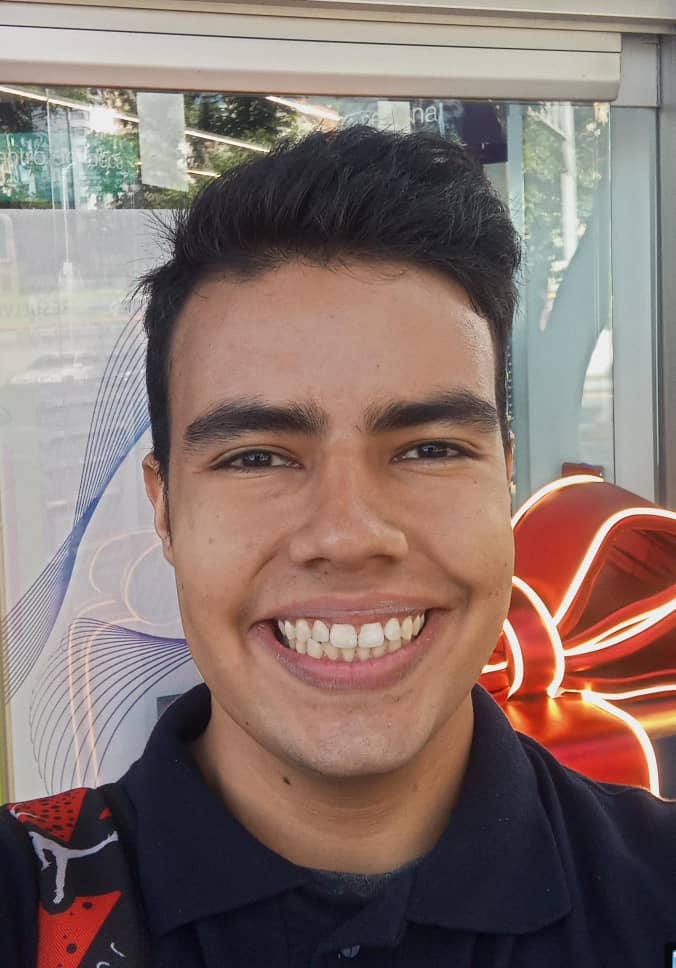
#> input picture Data/Carlos/WhatsApp Image 2025-11-10 at 21.13.08.jpeg, 676 x 968 px; its folder holds only this picture in this run
$ python entrenandoRF.py
#> lines starting #> are read from the running program, lines starting #| are printed output that depends on the picture
import cv2
import os
import numpy as np

# dataPath relativo al proyecto
dataPath = os.path.join(os.path.dirname(__file__), 'Data')
peopleList = os.listdir(dataPath)
print('Lista de personas: ', peopleList)
labels = []
facesData = []
label = 0

# tamaño objetivo (coincide con 150x150 usado en el script de captura)
target_size = (150, 150)

for nameDir in peopleList:
    personPath = os.path.join(dataPath, nameDir)
    print('Leyendo Imagenes de:', nameDir)

    for fileName in os.listdir(personPath):
        img_path = os.path.join(personPath, fileName)
        image = cv2.imread(img_path, 0)
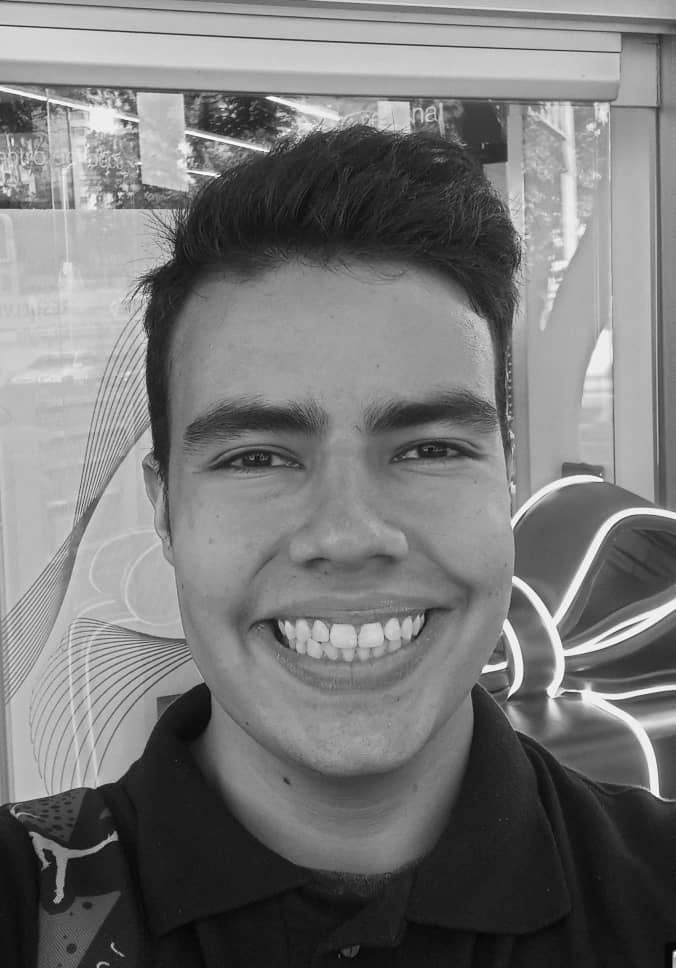
#> image: shape (968, 676); min 0, max 255, mean 119.6
        if image is None:
            print('WARNING: no se pudo leer:', img_path)
            continue

        # redimensionar si es necesario
        if image.shape != (target_size[1], target_size[0]):
            image = cv2.resize(image, target_size, interpolation=cv2.INTER_CUBIC)
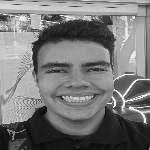
#> image: shape (150, 150); min 3, max 254, mean 119.6

        print('Rostro:', nameDir + '/' + fileName, '->', image.shape)
#| Rostro: Carlos/WhatsApp Image 2025-11-10 at 21.13.08.jpeg -> (150, 150)
        facesData.append(image)
        labels.append(label)

    label += 1
#> pass 2 of the loop `for nameDir in peopleList:`:
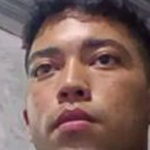
#> input picture Data/Javier/rostro_1.jpg, 150 x 150 px
#> `image = cv2.imread(img_path, 0)`:
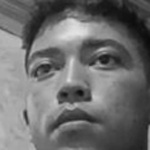
#> image: shape (150, 150); min 10, max 227, mean 108.9
#| Rostro: Javier/rostro_1.jpg -> (150, 150)

if len(facesData) == 0:
    raise SystemExit('No hay imágenes válidas para entrenar. Verifica la carpeta Data.')

# crea el recognizer (asegúrate de tener opencv-contrib-python instalado)
try:
    face_recognizer = cv2.face.EigenFaceRecognizer_create()
except AttributeError:
    raise SystemExit("cv2.face no disponible. Instala opencv-contrib-python:\npython -m pip install opencv-contrib-python")

# Entrenamiento
print('Entrenando... (imagenes:', len(facesData), 'labels:', len(labels), ')')
#> (printed output is left out)
face_recognizer.train(facesData, np.array(labels))

# Almacenando el modelo en ./models (ignorar en Git)
models_dir = os.path.join(os.path.dirname(__file__), 'models')
os.makedirs(models_dir, exist_ok=True)
model_path = os.path.join(models_dir, 'modeloEigenFace.xml')
face_recognizer.write(model_path)
print(f'Modelo almacenado en: {model_path}')
